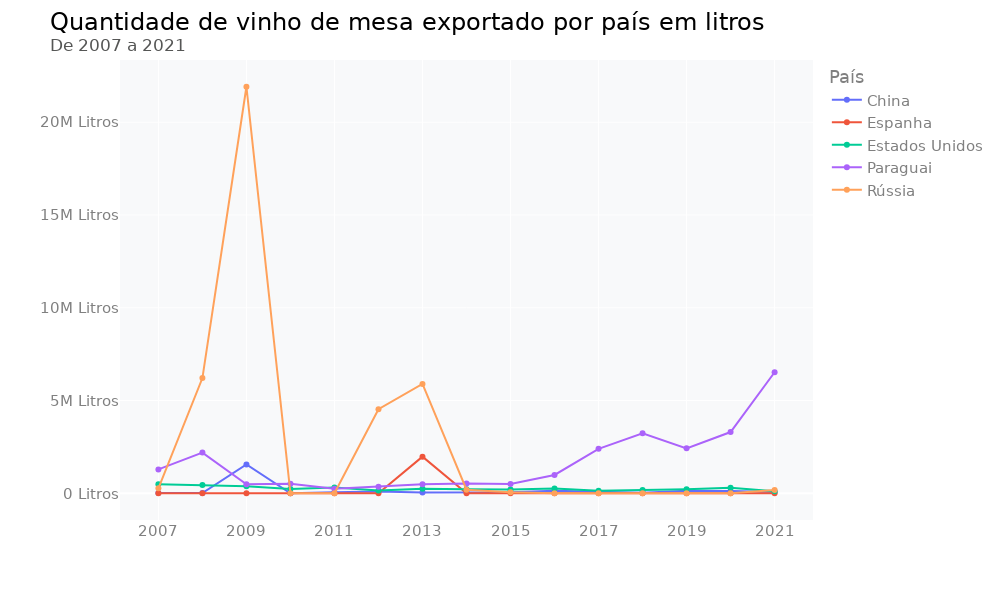

The notebook cell this image was saved under:
### Code cell
# Importando a biblioteca
import plotly.express as px

fig = px.line(vendas_por_ano_qtd_paises, x=vendas_por_ano_qtd_paises.index, y=vendas_por_ano_qtd_paises.columns, markers = True)

# Ajustando o layout do gráfico
fig.update_layout(width=1000, height=600, font_family = 'DejaVu Sans', font_size=15,
                  font_color= "grey", title_font_color= "black", title_font_size=24,
                  title_text='Quantidade de vinho de mesa exportado por país em litros' +
                             '<br><sup size=1 style="color:#555655">De 2007 a 2021</sup>',
                  xaxis_title='', yaxis_title='', plot_bgcolor= "#f8f9fa")

# Ajustando os ticks do eixo y para litros
fig.update_yaxes(ticksuffix=" Litros")

fig.update_xaxes(tickmode='array', tickvals=np.arange(2007,2022,2))

fig.show()

### Figure 1 — Plotly figure (JSON) as saved in the notebook; plotly's stock layout.template omitted (floating-point values rounded to 4 significant figures)
{"data": [{"hovertemplate": "País=China<br>Ano=%{x}<br>value=%{y}<extra></extra>", "legendgroup": "China", "line": {"color": "#636efa", "dash": "solid"}, "marker": {"symbol": "circle"}, "mode": "lines+markers", "name": "China", "orientation": "v", "showlegend": true, "type": "scatter", "x": ["2007", "2008", "2009", "2010", "2011", "2012", "2013", "2014", "2015", "2016", "2017", "2018", "2019", "2020", "2021"], "xaxis": "x", "y": [7638, 8689, 1553416, 795, 54156, 87905, 40929, 64040, 47609, 134106, 67594, 30835, 129852, 122253, 61884], "yaxis": "y"}, {"hovertemplate": "País=Espanha<br>Ano=%{x}<br>value=%{y}<extra></extra>", "legendgroup": "Espanha", "line": {"color": "#EF553B", "dash": "solid"}, "marker": {"symbol": "circle"}, "mode": "lines+markers", "name": "Espanha", "orientation": "v", "showlegend": true, "type": "scatter", "x": ["2007", "2008", "2009", "2010", "2011", "2012", "2013", "2014", "2015", "2016", "2017", "2018", "2019", "2020", "2021"], "xaxis": "x", "y": [0, 2942, 2181, 0, 5206, 0, 1972980, 0, 0, 0, 0, 6123, 3540, 28, 0], "yaxis": "y"}, {"hovertemplate": "País=Estados Unidos<br>Ano=%{x}<br>value=%{y}<extra></extra>", "legendgroup": "Estados Unidos", "line": {"color": "#00cc96", "dash": "solid"}, "marker": {"symbol": "circle"}, "mode": "lines+markers", "name": "Estados Unidos", "orientation": "v", "showlegend": true, "type": "scatter", "x": ["2007", "2008", "2009", "2010", "2011", "2012", "2013", "2014", "2015", "2016", "2017", "2018", "2019", "2020", "2021"], "xaxis": "x", "y": [479269, 443895, 372319, 228968, 306787, 146585, 245368, 222267, 195896, 258072, 132688, 169109, 209765, 300178, 111085], "yaxis": "y"}, {"hovertemplate": "País=Paraguai<br>Ano=%{x}<br>value=%{y}<extra></extra>", "legendgroup": "Paraguai", "line": {"color": "#ab63fa", "dash": "solid"}, "marker": {"symbol": "circle"}, "mode": "lines+markers", "name": "Paraguai", "orientation": "v", "showlegend": true, "type": "scatter", "x": ["2007", "2008", "2009", "2010", "2011", "2012", "2013", "2014", "2015", "2016", "2017", "2018", "2019", "2020", "2021"], "xaxis": "x", "y": [1285459, 2191901, 486927, 510989, 240168, 354824, 481564, 521847, 495428, 985739, 2393468, 3234168, 2419537, 3299013, 6522527], "yaxis": "y"}, {"hovertemplate": "País=Rússia<br>Ano=%{x}<br>value=%{y}<extra></extra>", "legendgroup": "Rússia", "line": {"color": "#FFA15A", "dash": "solid"}, "marker": {"symbol": "circle"}, "mode": "lines+markers", "name": "Rússia", "orientation": "v", "showlegend": true, "type": "scatter", "x": ["2007", "2008", "2009", "2010", "2011", "2012", "2013", "2014", "2015", "2016", "2017", "2018", "2019", "2020", "2021"], "xaxis": "x", "y": [266400, 6207658, 21912914, 0, 0, 4528176, 5893291, 190656, 47664, 0, 0, 0, 0, 1463, 181931], "yaxis": "y"}], "layout": {"font": {"color": "grey", "family": "DejaVu Sans", "size": 15}, "height": 600, "legend": {"title": {"text": "País"}, "tracegroupgap": 0}, "margin": {"t": 60}, "plot_bgcolor": "#f8f9fa", "title": {"font": {"color": "black", "size": 24}, "text": "Quantidade de vinho de mesa exportado por país em litros<br><sup size=1 style=\"color:#555655\">De 2007 a 2021</sup>"}, "width": 1000, "xaxis": {"anchor": "y", "domain": [0, 1], "tickmode": "array", "tickvals": [2007, 2009, 2011, 2013, 2015, 2017, 2019, 2021], "title": {"text": ""}}, "yaxis": {"anchor": "x", "domain": [0, 1], "ticksuffix": " Litros", "title": {"text": ""}}}}
